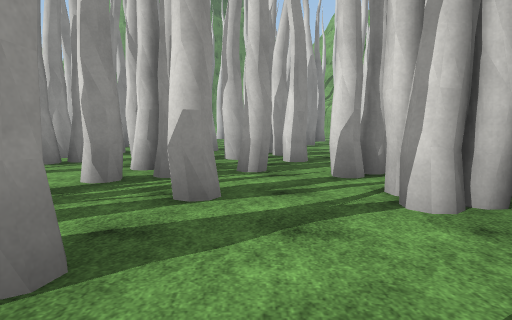
[1] (above)

24 first-person views from a walk through a scene from a Unity 3-D project. The camera is 1.4 m above the floor, tilts 6° down and sees 75° across. The floor is counted in squares, 2 m on a side. Each view is taken from the middle of a square. On the plan, view 1 faces up. The plan holds only what a view shows up to about 10 squares ahead; the rest is blank. The place goes on beyond the plan. Some animated figures are not drawn. Surface patterns are stand-ins for the level's own textures.

[2]
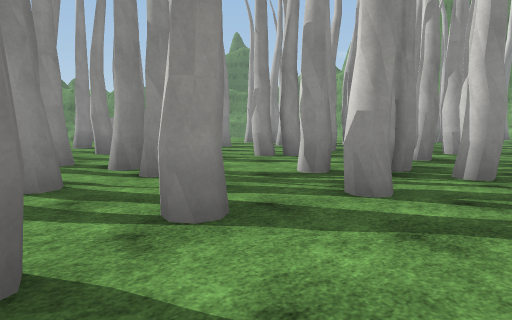

[3]
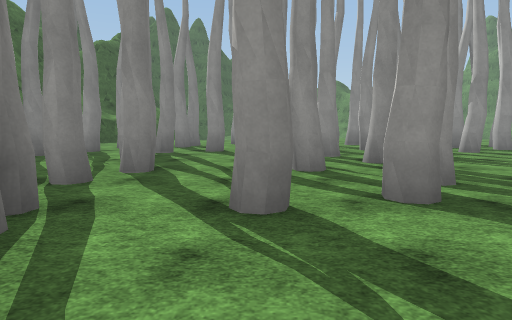

[4]
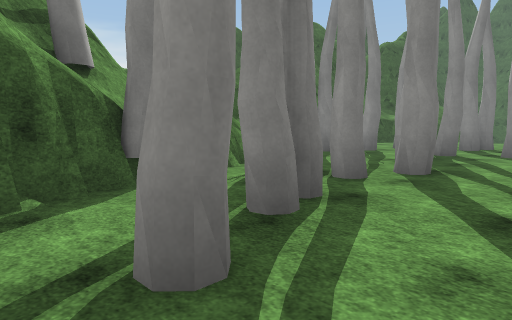

[5]
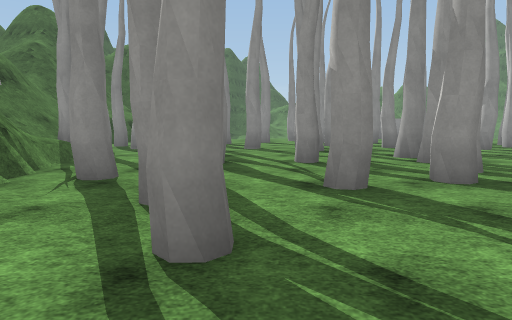

[6]
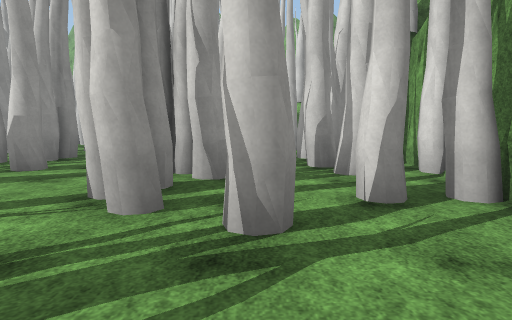

[7]
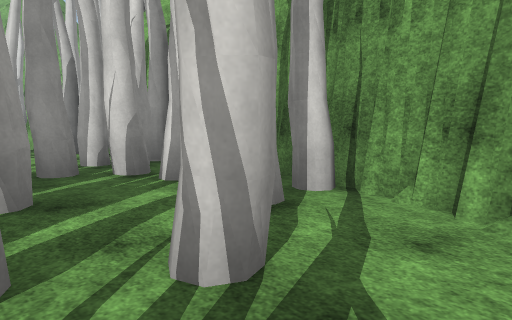

[8]
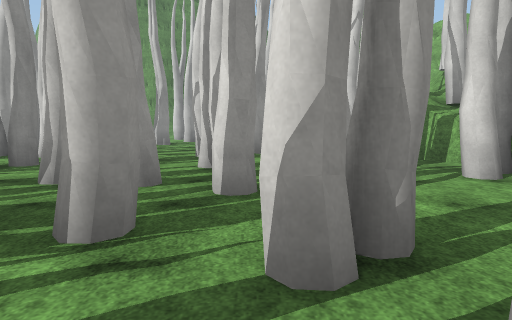

[9]
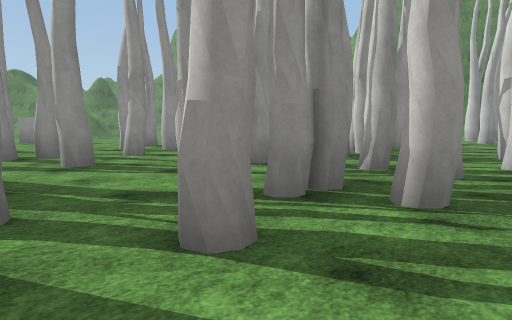

[10]
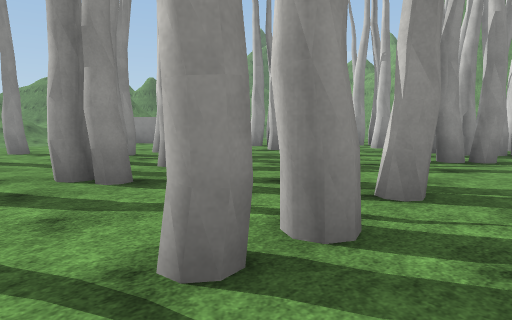

[11]
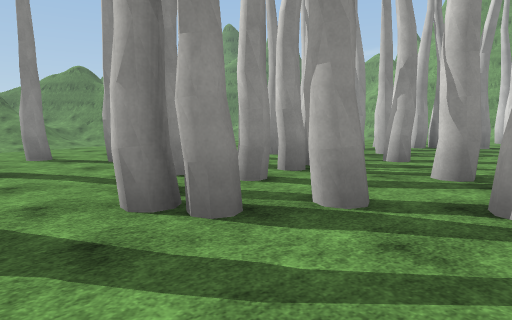

[12]
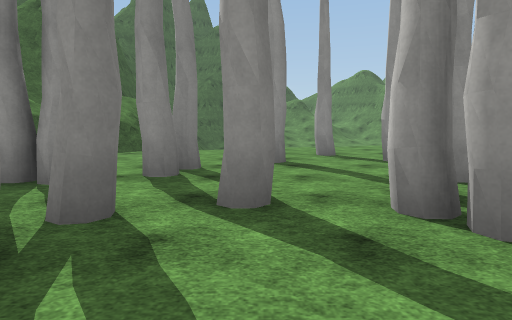

[13]
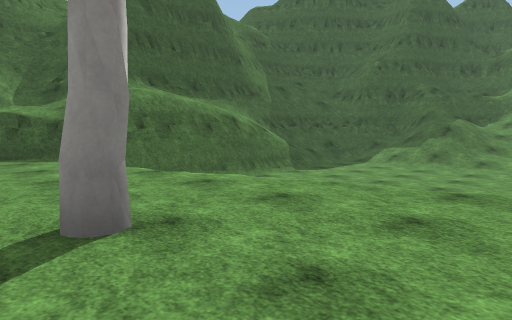

[14]
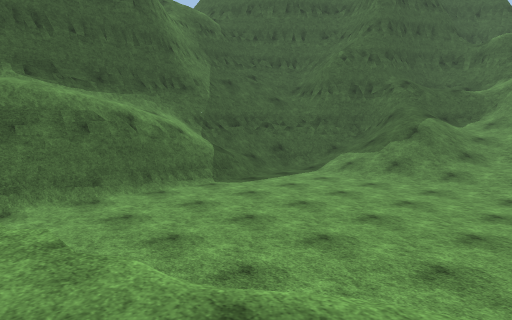

[15]
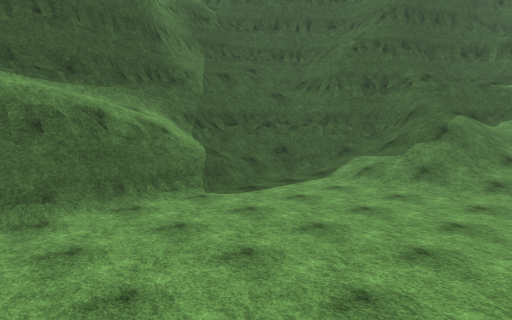

[16]
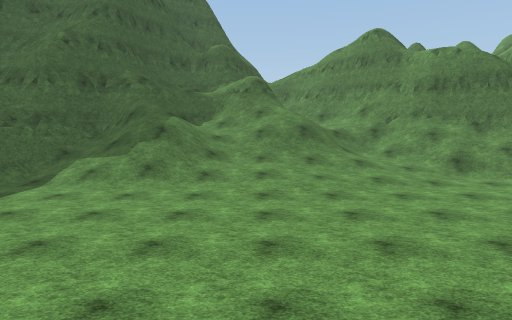

[17]
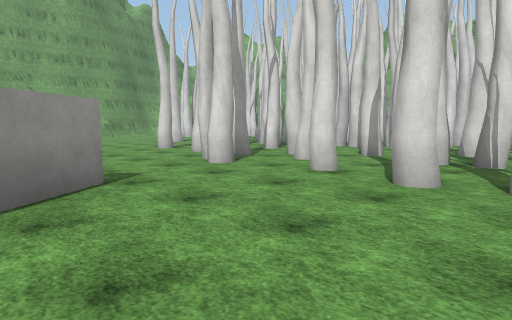

[18]
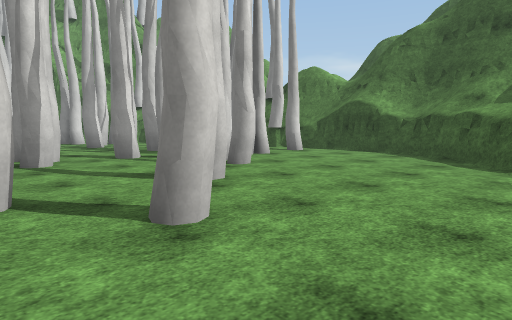

[19]
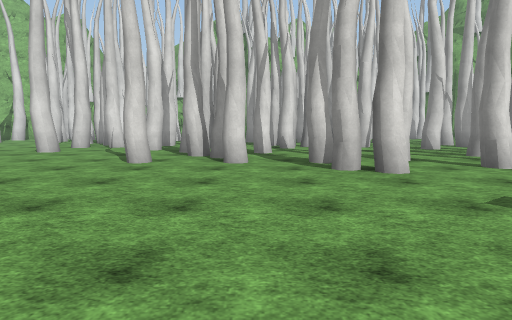

[20]
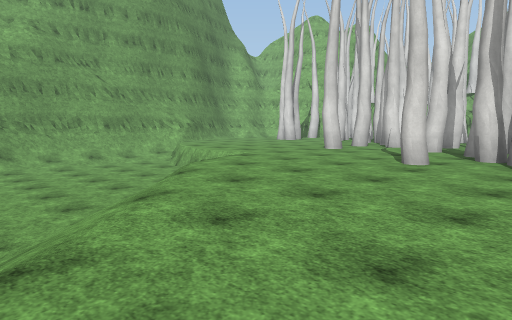

[21]
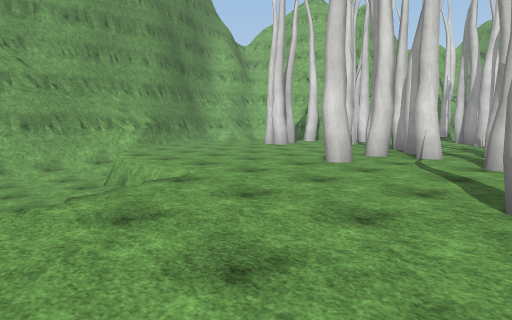

[22]
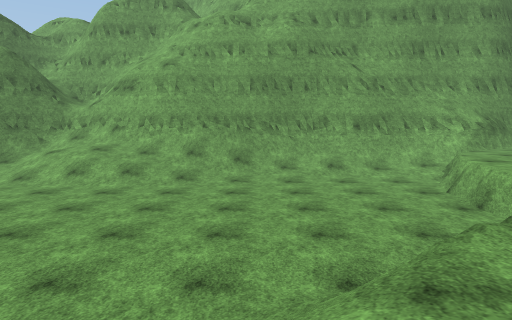

[23]
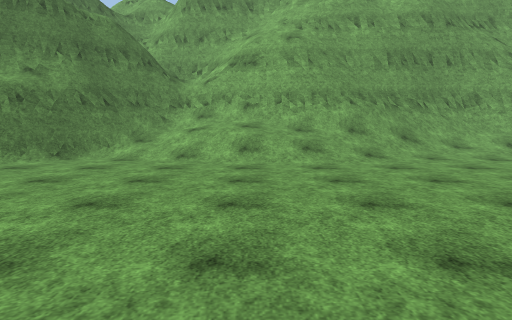

[24]
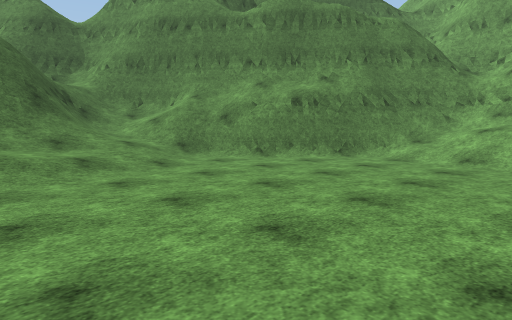

### Floor plan
Key: @ floor where view 1 was taken; # wall or solid block; . main floor; - floor 1.25 m lower than the main floor; / step, stairs or slope; = window, fence, low wall or low ledge; v drop or lower ground; T tree; O other object.
Columns run from 29 left of view 1 to 7 right of it. Each row starts with its distance up from view 1.
 23         ##=####
 22        ###///###########
 21      ####//////////////.
 20     ##=##///////-/--/=.
 19    ##===/---//------=...
 18   ##//=/------------/....
 17   =////-------------......
 16 #//////-------------.......
 15 #  /#///----------/=/.....TT
 14    /v///--------//.....TT.T..
 13         ----- -//.......T#T..
 12               //........TTT..
 11               /.....T..TTT  . T T.#
 10               .......TTTTTT..T....#
  9     #/        ......TT.T TTTTT .TT#
  8     ///-       ....TT...TTT  TT..TT
  7     ///--       ...T..T..TTTTTTO..T
  6     ///---      #....TT..T.T.......TT
  5     ////----   # ...T......TTTTT TT
  4     ////-----  ....T..T.T..T...TTTT#
  3     ////----- ........T.....T..T TTT
  2     ////-----//....T.TTT.TTTT..TT  #
  1    /////------/..T...TTT..T....T=TT#
  0   #/////-------/......T...T.T@..T.##
 -1   ##////------- ...T..T.......T...
 -2    ##///--------....T.T..TTTTT...
 -3     ##/---//////.....T.T....T..#
 -4      ###///#####/....TT.....=T##
 -5       ####///////....TTT//=####
 -6         ######////#...OOT    ##
 -7             ####//////####
 -8                #########

Positions as (right, up) in squares from view 1, and headings:
1: (0, 0), facing up
2: (1, 0), facing up-left
3: (2, 0), facing left
4: (2, 0), facing down-left
5: (3, -1), facing left
6: (3, -2), facing up
7: (2, -1), facing up-right
8: (1, 3), facing up
9: (1, 2), facing up-left
10: (-2, -1), facing up-left
11: (-4, -1), facing up-left
12: (-4, -1), facing left
13: (-11, 3), facing down-left
14: (-14, 3), facing down-left
15: (-15, 2), facing down-left
16: (-15, 2), facing left
17: (-14, 2), facing up-right
18: (-14, 2), facing down-right
19: (-15, 9), facing right
20: (-15, 9), facing up-right
21: (-12, 11), facing up-right
22: (-13, 12), facing up
23: (-17, 13), facing up
24: (-17, 13), facing up-left
